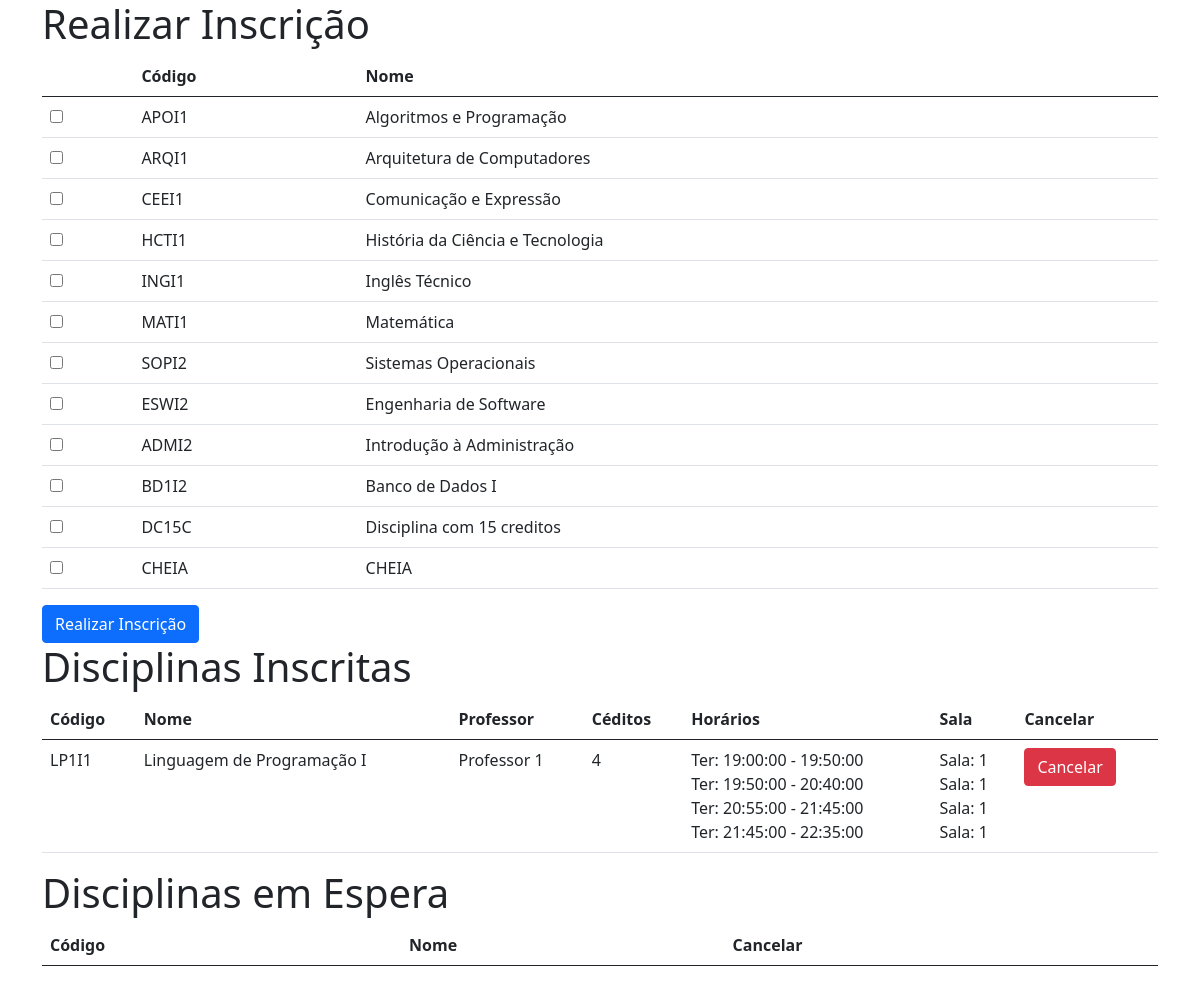
Page /inscricao/3 on the committed database.
### core/models.py (models this page shows, shortened)
class Disciplina(models.Model):
    nome = models.CharField(max_length=100)
    codigo = models.CharField(max_length=10)
    pre_requisito = models.ManyToManyField("self", symmetrical=False, blank=True)
    def verificar_pre_requisitos(self, aluno):
        for pre_requisito in self.pre_requisito.all():
            if not aluno.participacao_set.filter(
                ofertaDisciplina__disciplina=pre_requisito, status="A"
            ).exists():
                return False
        return True

class Participacao(models.Model):
    class Status(models.TextChoices):
        APROVADO = "A", "Aprovado"
        REPROVADO = "R", "Reprovado"
        CURSANDO = "C", "Cursando"
    aluno = models.ForeignKey(Aluno, on_delete=models.CASCADE)
    ofertaDisciplina = models.ForeignKey(OfertaDisciplina, on_delete=models.CASCADE)
    status = models.CharField(
        max_length=1, choices=Status.choices, default=Status.CURSANDO
    )

class OfertaDisciplina(models.Model):
    disciplina = models.ForeignKey(Disciplina, on_delete=models.CASCADE)
    professor = models.ForeignKey(Professor, on_delete=models.CASCADE)
    turma = models.ForeignKey(Turma, on_delete=models.CASCADE)
    aulas = models.ManyToManyField("Aula")
    vagas = models.IntegerField(default=40)

class Professor(models.Model):
    nome = models.CharField(max_length=100)
    def __str__(self):
        return self.nome

class Aula(models.Model):
    class DiaDaSemana(models.TextChoices):
        SEGUNDA = "SEG", "Segunda"
        TERCA = "TER", "Terça"
        QUARTA = "QUA", "Quarta"
        QUINTA = "QUI", "Quinta"
        SEXTA = "SEX", "Sexta"
    sala = models.ForeignKey(Sala, on_delete=models.CASCADE)
    horario_inicio = models.TimeField()
    horario_fim = models.TimeField()
    dia_da_semana = models.CharField(
        max_length=3, choices=DiaDaSemana.choices, default=DiaDaSemana.SEGUNDA
    )
    def horario(self):
        return f"{self.dia_da_semana.capitalize()}: {self.horario_inicio} - {self.horario_fim}"

class Sala(models.Model):
    numero = models.CharField(max_length=10)
    def __str__(self):
        return self.numero

### core/views.py (the view, shortened to what this page needs)
class ControladorInscricao(TemplateView):
    template_name = "realizar_inscricao.html"
    success_url = "/"
    def get_context_data(self, **kwargs):
        aluno_id = self.kwargs.get("aluno_id")
        context = super().get_context_data(**kwargs)
        aluno = Aluno.objects.get(id=aluno_id)
        context["passo"] = "selecionar"
        context["aluno"] = aluno
        context["disciplinas"] = aluno.get_disciplinas_disponiveis()
        context["inscricoes"] = aluno.participacao_set.filter(status="C")
        context["inscricoes_espera"] = ListaEspera.objects.filter(alunos=aluno)
        return context
    def get(self, request, *args, **kwargs):
        context = self.get_context_data(**kwargs)
        context["error"] = kwargs.get("error")
        context["success"] = kwargs.get("success")
        return render(request, self.template_name, context)

### core/models.py (called while the page is built)
    def get_disciplinas_disponiveis(self):
        disciplinas = Disciplina.objects.all()
        for participacao in self.participacao_set.all():
            disciplinas = disciplinas.exclude(
                id=participacao.ofertaDisciplina.disciplina.id
            )
        for disciplina in disciplinas:
            if not disciplina.verificar_pre_requisitos(self):
                disciplinas = disciplinas.exclude(id=disciplina.id)
        return disciplinas

### templates/realizar_inscricao.html (shortened to what this page needs)
{% extends "base.html" %}
{% block content %}
        {% if lista_espera %}
            <div class="alert alert-warning" role="alert">
               Não há vagas para as seguintes disciplinas:
               <ul>
                    {% for oferta in lista_espera %}
                        <li>{{oferta.disciplina.codigo}} - {{ oferta.disciplina.nome }}</li>
                    {% endfor %}
               </ul>
               Deseja entrar na lista de espera?
                <form method="post">
                    {% csrf_token %}
                    {% for oferta in lista_espera %}
                        <input type="hidden" name="disciplinas" value={{oferta.disciplina.id}}>
                    {% endfor %}
                      <input type="hidden" name="passo" value="lista_espera">
                      <button type="submit" class="btn btn-primary">Entrar na lista de espera</button>
                </form>
            </div>
        {% elif passo == "selecionar" %}
            <h1>Realizar Inscrição</h1>
            <form method="post">
                <table class="table">
                        <thead>
                            <tr>
                                <th scope="col"></th>
                                <th scope="col">Código</th>
                                <th scope="col">Nome</th>
                            </tr>
                        </thead>
                        <tbody>
                            {% for disciplina in disciplinas %}
                                <tr>
                                <td>
                                        <input type="checkbox" value={{disciplina.codigo}} name="disciplinas" id="disciplinas">
                                    </td>
                                    <td>{{ disciplina.codigo }}</td>
                                    <td>{{ disciplina.nome }}</td>
                                </tr>
                            {% empty %}
                                <tr>
                                    <td colspan="3">Nenhuma disciplina encontrada</td>
                                </tr>
                            {% endfor %}
                        </tbody>
                </table>
                <button type="submit" class="btn btn-primary">Realizar Inscrição</button>
            </form>
        <h1>Disciplinas Inscritas</h1>
        <table class="table">
            <thead>
                <tr>
                    <th scope="col">Código</th>
                    <th scope="col">Nome</th>
                    <th scope="col">Professor</th>
                    <th scope="col">Céditos</th>
                    <th scope="col">Horários</th>
                    <th scope="col">Sala</th>
                    <th scope="col">Cancelar</th>
                </tr>
            </thead>
            <tbody>
                {% for participacao in inscricoes %}
                    <tr>
                        <td>{{ participacao.ofertaDisciplina.disciplina.codigo }}</td>
                        <td>{{ participacao.ofertaDisciplina.disciplina.nome }}</td>
                        <td>{{ participacao.ofertaDisciplina.professor }}</td>
                        <td>{{ participacao.ofertaDisciplina.aulas.count }}</td>
                        <td>
                            {% for aula in participacao.ofertaDisciplina.aulas.all  %}
                                {{ aula.horario }}<br>
                            {% endfor %}
                        </td>
                        <td>
                            {% for aula in participacao.ofertaDisciplina.aulas.all  %}
                                Sala: {{ aula.sala }}<br>
                            {% endfor %}
                        </td>
                        <td>
                            <form method="POST">
                                <button type="submit" class="btn btn-danger">Cancelar</button>
                            </form>
                    </tr>
                {% endfor %}
            </tbody>
        </table>
        <h1>Disciplinas em Espera</h1>
        <table class="table">
            <thead>
                <tr>
                    <th scope="col">Código</th>
                    <th scope="col">Nome</th>
                    <th scope="col">Cancelar</th>
                </tr>
            </thead>
        {% endif %}
{% endblock content %}

### rows in the picture
Disciplina: codigo "APOI1", nome "Algoritmos e Programação"
Disciplina: codigo "ARQI1", nome "Arquitetura de Computadores"
Disciplina: codigo "CEEI1", nome "Comunicação e Expressão"
Disciplina: codigo "HCTI1", nome "História da Ciência e Tecnologia"
Disciplina: codigo "INGI1", nome "Inglês Técnico"
Disciplina: codigo "MATI1", nome "Matemática"
Disciplina: codigo "SOPI2", nome "Sistemas Operacionais"
Disciplina: codigo "ESWI2", nome "Engenharia de Software"
Disciplina: codigo "ADMI2", nome "Introdução à Administração"
Disciplina: codigo "BD1I2", nome "Banco de Dados I"
Disciplina: codigo "DC15C", nome "Disciplina com 15 creditos"
Disciplina: codigo "CHEIA", nome "CHEIA"
Participacao: ofertaDisciplina.disciplina.codigo "LP1I1", ofertaDisciplina.disciplina.nome "Linguagem de Programação I", ofertaDisciplina.professor "Professor 1", ofertaDisciplina.aulas.count "4"
Aula: horario "Ter: 19:00:00 - 19:50:00", sala "1"
Aula: horario "Ter: 19:50:00 - 20:40:00", sala "1"
Aula: horario "Ter: 20:55:00 - 21:45:00", sala "1"
Aula: horario "Ter: 21:45:00 - 22:35:00", sala "1"
